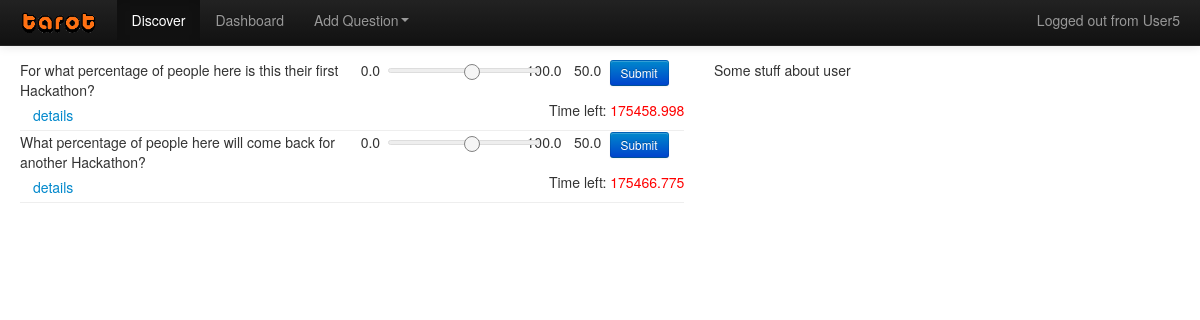
/ (signed in), run on the app's committed database.
### app/models.py (models this page shows)
class Question(models.Model):
	text = models.CharField(max_length=140)
	description = models.CharField(max_length=1000)
	timeStart = models.DateTimeField(auto_now=True)
	timeEnd = models.DateTimeField()
	minValue = models.FloatField()
	maxValue = models.FloatField()
	upvote = models.IntegerField(default= 0, null=True, blank=True)
	downvote = models.IntegerField(default= 0, null=True, blank=True)

### app/views.py (the view)
# urls.py: url(r'^$', 'app.views.discover'),
@login_required
def discover(request):
    context = { 'page': 'discover' }
    user = QUser.objects.filter(username=request.user.username)[0]
    questionsObj = Question.objects.all()
    questions = []
    for question in questionsObj:
        midvalue = (question.maxValue - question.minValue)/2
        tr = question.timeEnd - timezone.now()
        timeremaining = str(tr.total_seconds())
        questions.append( {'question': question, 'timeremaining': timeremaining, 'midvalue': midvalue} )
    context['questions'] = questions
    return render(request, 'pages/discover.html', context)

### app/templates/pages/discover.html (shortened to what this page needs)
{% extends 'pages/base.html' %}
{% block content %}
<div class="row-fluid">
	<div class="span7 timeline">
		<section id="timeline">
			{% for question in questions %}
				{% include 'types/question.html' %}
			{% endfor%}
		</section>
	</div>
	<div class="span5 userdetails">
		<section>
			Some stuff about user
		</section>
	</div>
</div>
{% endblock %}

### app/templates/pages/base.html (shortened to what this page needs)
<!DOCTYPE html>
<html>
  <head>
    <link href="{{ STATIC_URL }}css/bootstrap.css" rel="stylesheet" media="screen">
    <link href="{{ STATIC_URL }}css/bootstrap.min.css" rel="stylesheet" media="screen">
    <link href="{{ STATIC_URL }}css/datepicker.css" rel="stylesheet" media="screen">
    <link href="{{ STATIC_URL }}css/hackweek.css" rel="stylesheet" media="screen">
  </head>
  <body>
    {% include 'types/navbar.html' %}
    <div class="container-fluid">
      {% block content %}
      {% endblock content %}
    </div>
  </body>
</html>

### app/templates/types/navbar.html (shortened to what this page needs)
    <div class="navbar navbar-inverse navbar-fixed-top">
      <div class="navbar-inner">
        <div class="container-fluid">
          <a class="brand" href="/">
            <img class="nav-img" src="{{ STATIC_URL }}/resources/tarot.png" alt="Tarot">
          </a>
          <div class="nav-collapse collapse">
            <p class="navbar-text pull-right">
              <a href="#" class="navbar-link logout">Logged out</a> from {{ user.username }}
            </p>
            <ul class="nav">
              <li {% if page == 'discover' %}class='active'{% endif %}><a href="#">Discover</a></li>
              <li {% if page == 'dashboard'%}class='active'{% endif %}><a href="#">Dashboard</a></li>
              <li class="dropdown">
                <a href="#" class="dropdown-toggle" data-toggle="dropdown">Add Question<b class="caret"></b></a>
              </li>
            </ul>
          </div>
        </div>
      </div>
    </div>

### app/templates/types/question.html
<div class="question">
	<div class="row-fluid">
		<div class="question-text span6">
			{{ question.question.text }}
		</div>
		<div class="question-voter span6">
			<div class="row-fluid">
				<div class="minvalue span1">
					{{ question.question.minValue }}
				</div>
				<div class="qvalue span5">
					<div id="scrollbar" class="ui-slider">
						<a href="#" class="ui-slider-handle" style="left: 50%;">
						</a>
					</div>
				</div>
				<div class="maxvalue span1">
					{{ question.question.maxValue }}
				</div>
				<div class="span2 curvalue">
					{{ question.midvalue }}
				</div>
				<div class="thebutton span3">
					<button class="btn btn-small btn-primary" type="button" data-loading-text="Loading..."> Submit </button>
				</div>
			</div>
		</div>
	</div>
	<div class="row-fluid">
		<div class="span4">
			<button class="btn btn-link"> details </button>
		</div>
		<div class="countdown offset4 span4">
			Time left:
			<span class="counter">
				{{ question.timeremaining }}
			</span>
		</div>
	</div>
	<hr>
</div>

### app/static/css/hackweek.css (style rules this page uses)
.minvalue, .curvalue { text-align: right; }
.ui-slider { background-color: rgb(238, 238, 238); border-radius: 4px; border-color: rgb(221,221,221); border-style: solid; border-width: 1px; color: rgb(51, 51, 51); height: 3px; position: absolute; text-align: left; width: 150px; margin-top: 8px; }
.ui-slider-handle { background-color: rgb(245, 245, 245); background-size: auto; border-color: rgb(130, 130, 130); border-bottom-style: solid; border-left-style: solid; border-right-style: solid; border-top-style: solid; border-width: 1px 1px 1px 1px; border-radius: 10px; color: rgb(255, 255, 255); cursor: default; position: absolute; top: -5.28000020980835px; width: 14px; height: 14px; }
.countdown { text-align: right; }
.counter { color: red; }
hr { margin: 0px; }
body { padding-top: 60px; padding-bottom: 40px; }
.nav-img { height: 24px; }

### data on the page
Question: question.text "For what percentage of people here is this their first Hackathon?", question.minValue "0.0", question.maxValue "100.0", midvalue "50.0", timeremaining "175458.998"
Question: question.text "What percentage of people here will come back for another Hackathon?", question.minValue "0.0", question.maxValue "100.0", midvalue "50.0", timeremaining "175466.775"

### other printed values
{{ user.username }} "User5"
